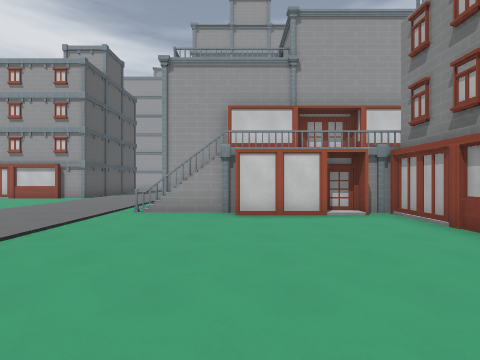
[1] (above)

24 first-person views from a walk through a 3-D level made in the Godot game engine. The camera is 1.4 m above the floor, looks level and sees 80° across. The floor is counted in squares, 2 m on a side. Each view is taken from the middle of a square. On the plan, view 1 faces up. The plan holds only what a view shows up to about 10 squares ahead; the rest is blank. The place goes on beyond the plan.

[2]
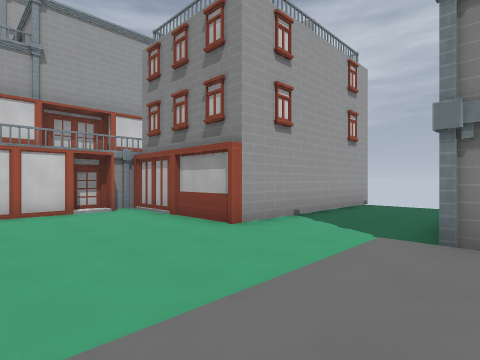

[3]
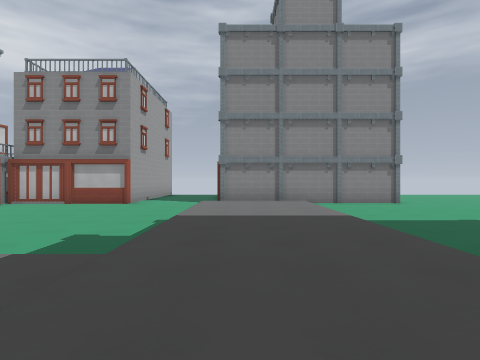

[4]
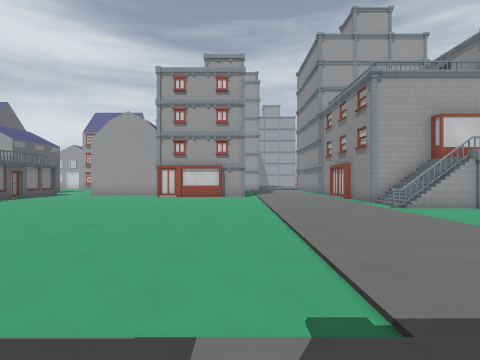

[5]
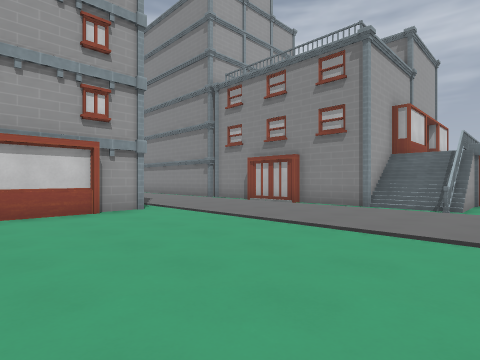

[6]
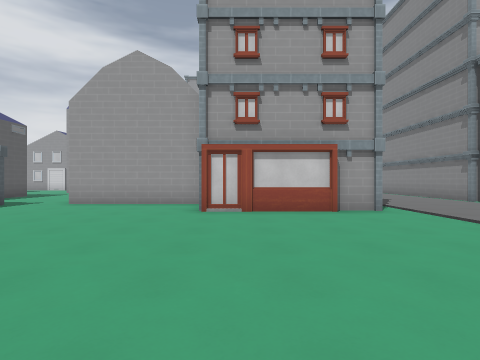

[7]
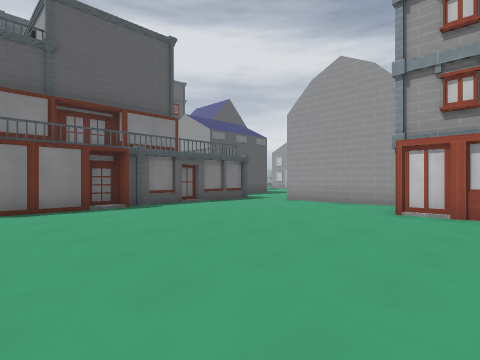

[8]
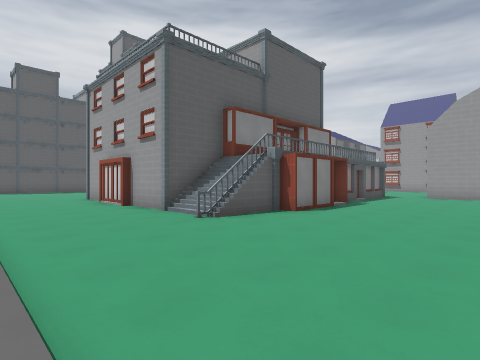

[9]
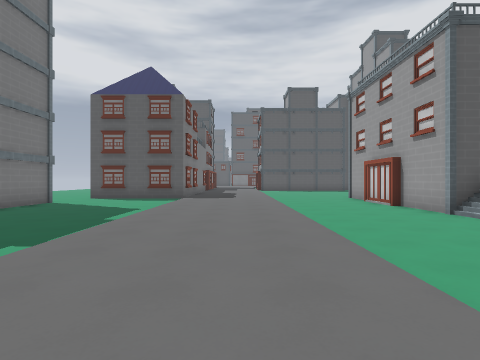

[10]
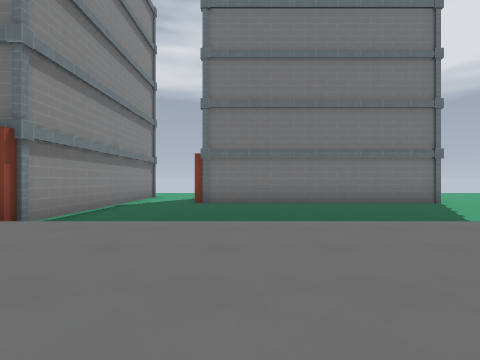

[11]
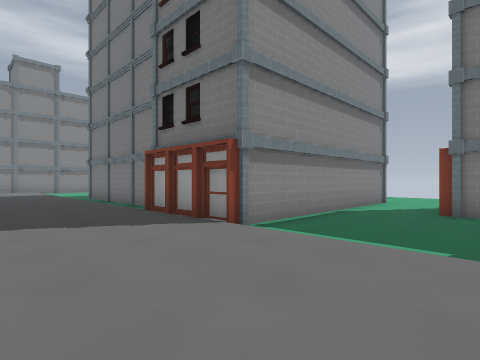

[12]
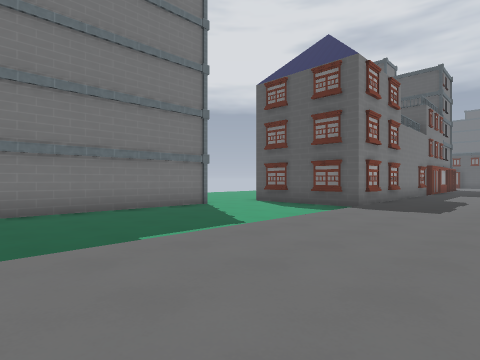

[13]
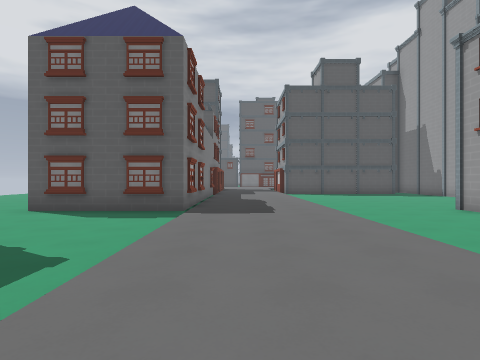

[14]
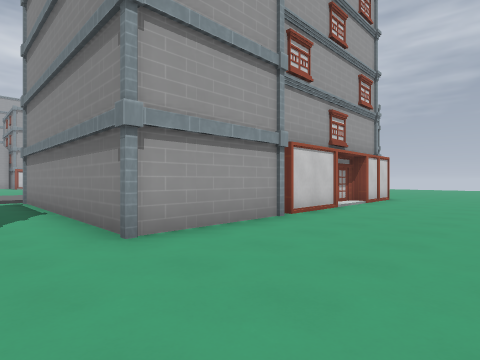

[15]
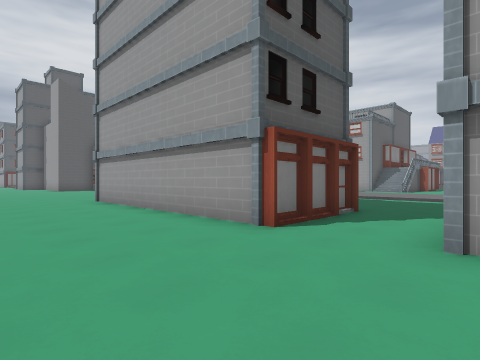

[16]
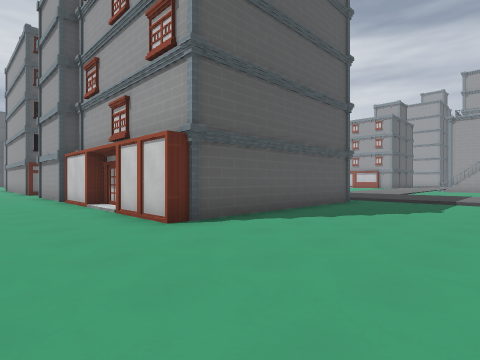

[17]
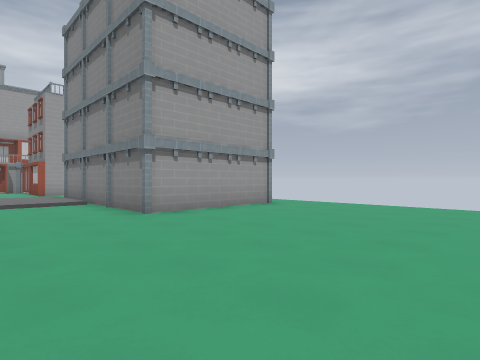

[18]
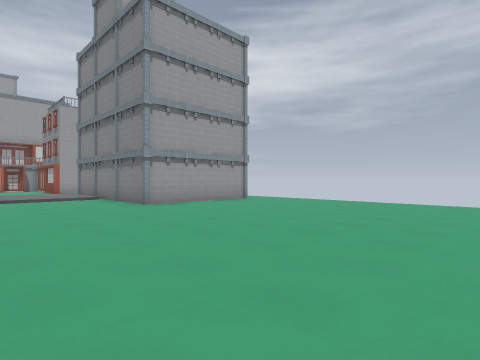

[19]
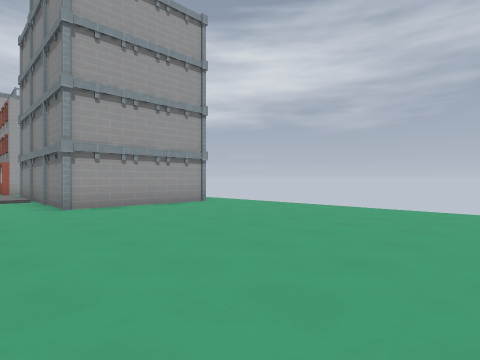

[20]
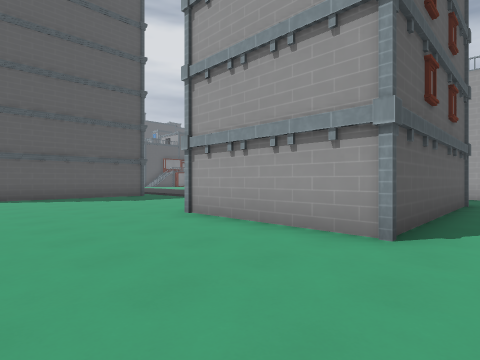

[21]
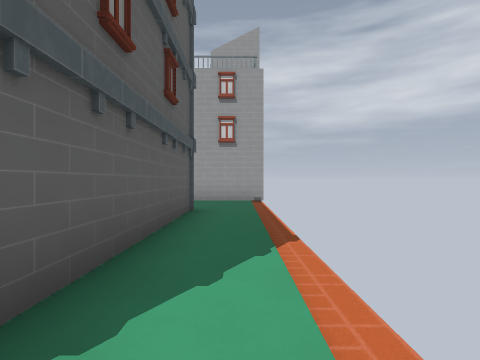

[22]
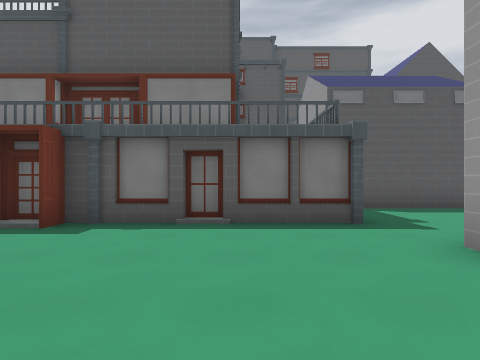

[23]
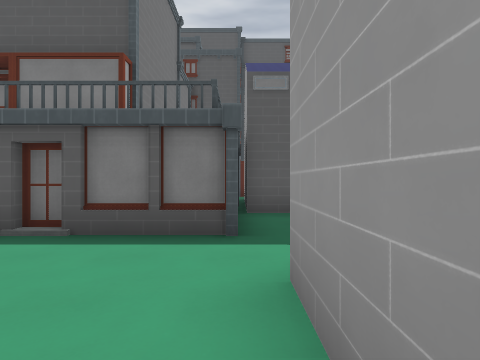

[24]
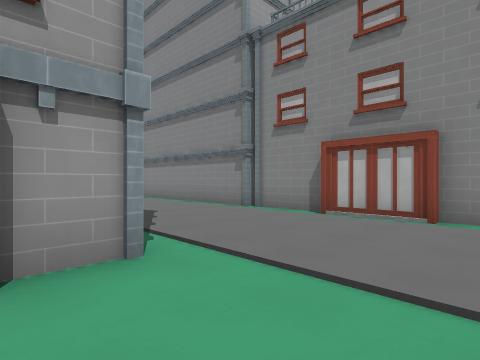

### Floor plan
Key: @ floor where view 1 was taken; # wall or solid block; x gap in a wall; . main floor; : floor 0.25 m higher than the main floor; / step, stairs or slope; D closed door; = window, fence, low wall or low ledge; ^ raised ledge.
Columns run from 27 left of view 1 to 10 right of it. Each row starts with its distance up from view 1.
 18         #              :.#
 17         #.            ::.#
 16         #...          ::.#
 15         #...#####    :::.#
 14       ###x#.....#    :::.#
 13           #.....#####:::DD
 12         # #.....DD...:::DD
 11         #^#..........:::DD
 10         ###..........:::.#
  9           D#.........:::.####DD##
  8           ##.........:::.//
  7          ###.........:::.#x##DD#
  6         ###..........:::.......D
  5 ..      #/#..........:::.......D
  4 ...##DD##/=..........:::.......#
  3 .....................:::.......#######
  2 ................ ....:::.............
  1 ................  ...:::.............
  0 :::::::::::::::::  ::::::::@:::.  DD.
 -1 :::::::::::::::::::::::::::::::#  ##.
 -2 :::::::::::::::::::::::::::::::#   #.
 -3 ///////////////D///////////////#   #.
 -4 ####...........#######  #......#   #.
 -5    #...........#        #......#   #.
 -6    #...........#        #......#####.
 -7    #...........#        #............
 -8   ...##DD###D..D        #............
 -9   ...########..#        #............
-10      ########..#####DD###............
-11     .................................
-12    ..................................
-13    ..................................
-14           .........        ........

Where each view was taken, in squares from view 1:
view 1: 0 up, 0 right, facing up
view 2: 1 down, 0 right, facing up-right
view 3: 1 down, 6 left, facing right
view 4: 1 down, 7 left, facing up
view 5: 6 up, 10 left, facing up-right
view 6: 6 up, 10 left, facing up
view 7: 6 up, 9 left, facing up-left
view 8: 0 up, 12 left, facing up-left
view 9: 1 down, 12 left, facing left
view 10: 1 up, 16 left, facing down
view 11: 0 up, 16 left, facing down-right
view 12: 0 up, 16 left, facing down-left
view 13: 2 down, 17 left, facing left
view 14: 14 down, 14 left, facing up-right
view 15: 14 down, 12 left, facing up-left
view 16: 13 down, 1 right, facing up-left
view 17: 12 down, 1 right, facing up-right
view 18: 14 down, 0 right, facing up-right
view 19: 14 down, 2 right, facing up-right
view 20: 10 down, 9 right, facing up-left
view 21: 7 down, 9 right, facing up
view 22: 12 up, 12 left, facing left
view 23: 14 up, 13 left, facing left
view 24: 10 up, 8 left, facing up-right
